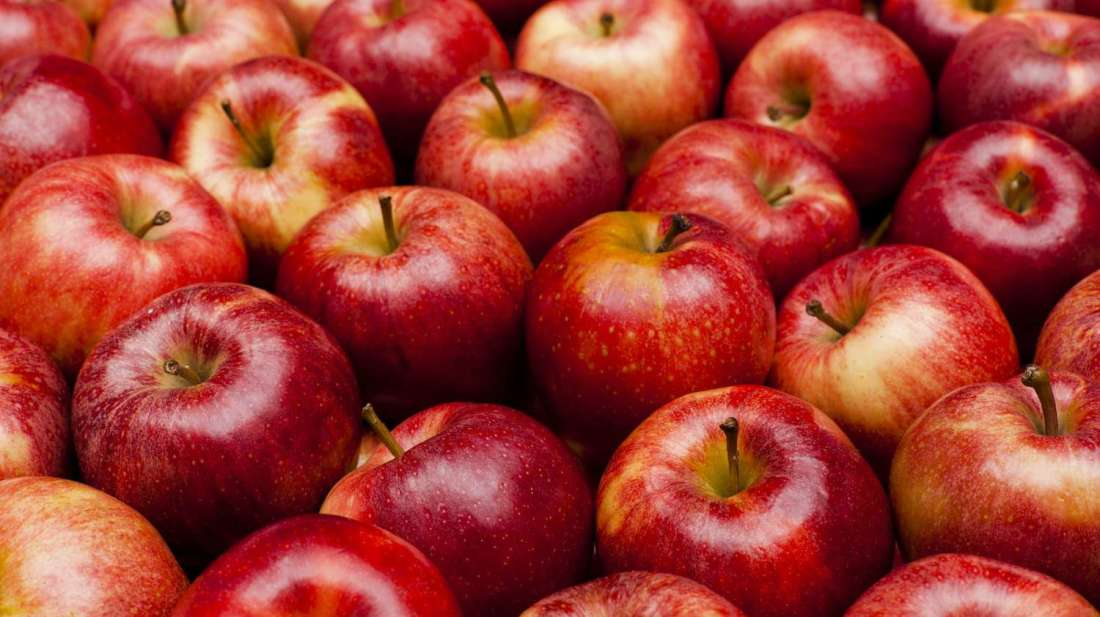
#> input picture dataset_Google/images/apple/00000010.jpg, 1100 x 617 px
$ python contours.py --image ../../dataset_Google/images/apple/00000010.jpg   (older library calls are emulated)
#> lines starting #> are read from the running program, lines starting #| are printed output that depends on the picture; after the words box and inside, x2 and y2 are one past the last pixel; in counts of white or black regions, pixels touching at a corner belong together
import numpy as np
import argparse
import cv2

ap = argparse.ArgumentParser()
ap.add_argument("-i", "--image", required = True, help = "Path to the image")
args = vars(ap.parse_args())

image = cv2.imread(args["image"])
#> image is the input picture: shape (617, 1100, 3); mean B, G, R 52.3, 62.3, 166.1
gray = cv2.cvtColor(image, cv2.COLOR_BGR2GRAY)
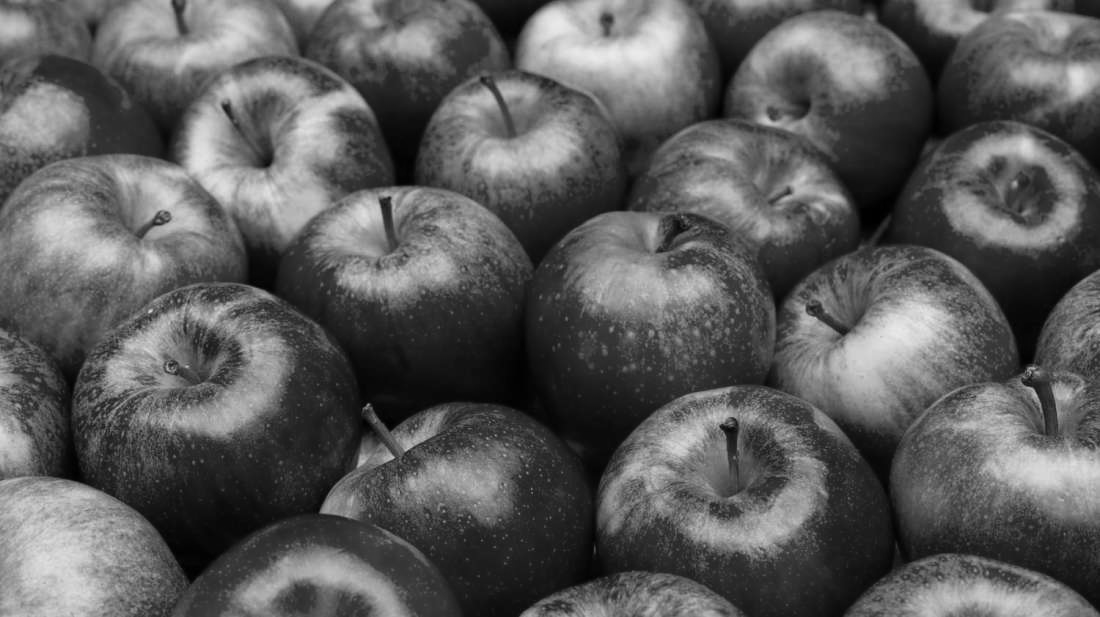
#> gray: shape (617, 1100); min 0, max 235, mean 92.2
blurred = cv2.GaussianBlur(gray, (11, 11), 0)
cv2.imshow("Image", image)

edged = cv2.Canny(blurred, 30, 150)
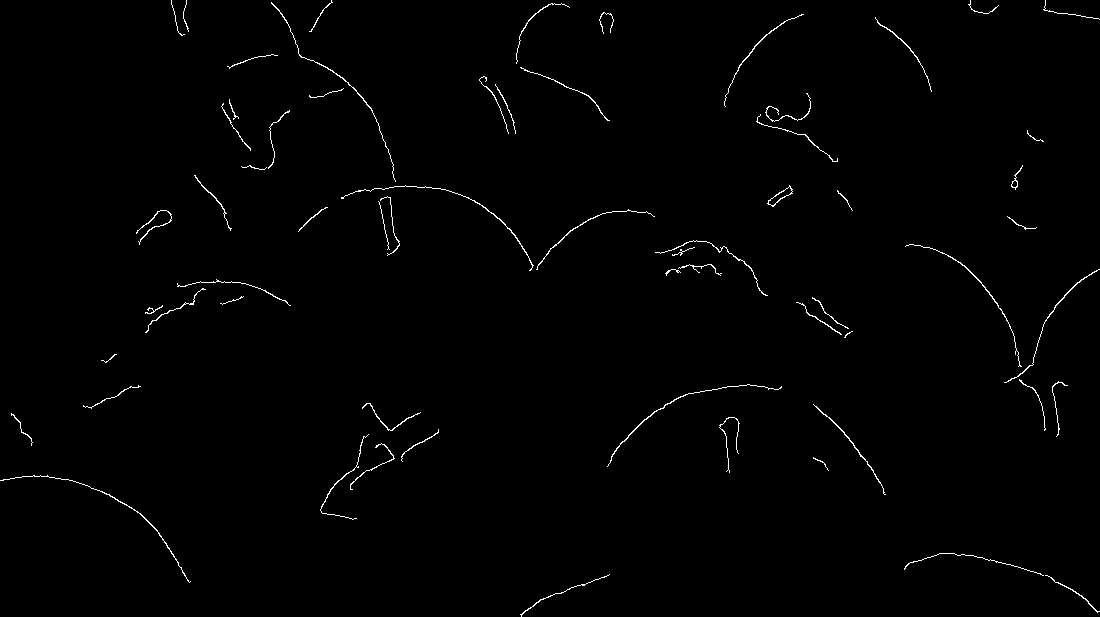
#> edged: shape (617, 1100); 0.86% white in thin lines or dots
cv2.imshow("Edges", edged)

(_, it, _) = cv2.findContours(edged.copy(), cv2.RETR_EXTERNAL, cv2.CHAIN_APPROX_SIMPLE)
#> it = 63 contours, 34 with area under 20; largest, box (x1, y1, x2, y2) and area: (767, 185, 793, 207) 170, (813, 404, 886, 495) 60, (0, 475, 191, 583) 58, (607, 384, 782, 467) 58, (271, 2, 396, 182) 57

print("I count {} items in this image".format(len(it)))
#| I count 63 items in this image

items = image.copy()
cv2.drawContours(items, it, -1, (0, 255, 0), 2)
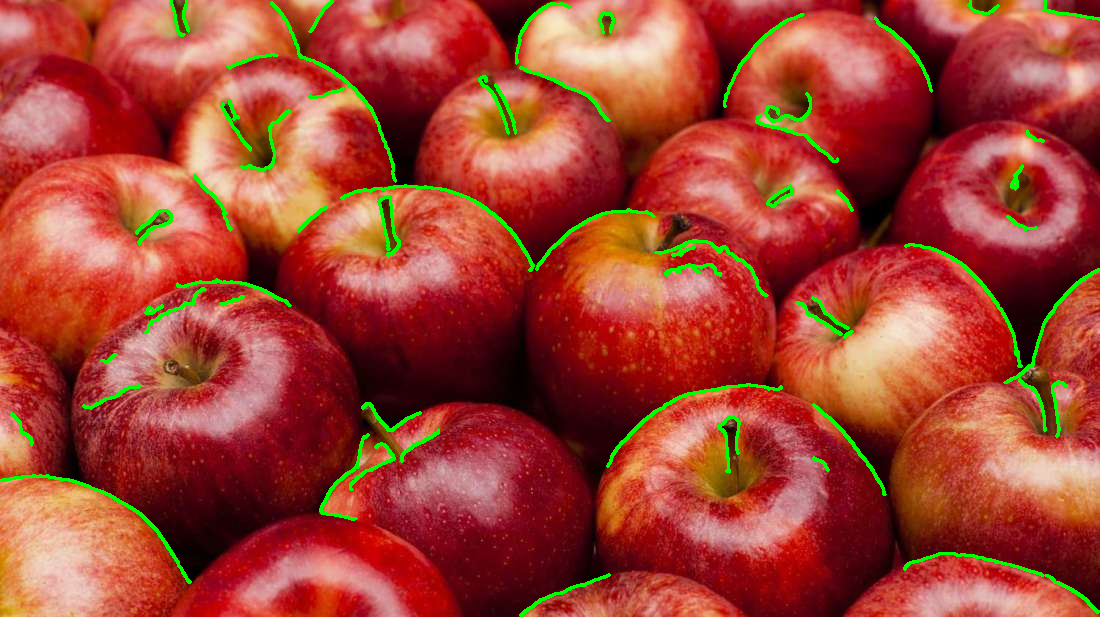
#> items: shape (617, 1100, 3); 2.8% of pixels changed, all inside (x1, y1, x2, y2) = (0, 0, 1100, 617)
cv2.imshow("Items", items)
cv2.waitKey(0)

for (i, c) in enumerate(it):
	(x, y, w, h) = cv2.boundingRect(c)

	print("Items #{}".format(i + 1))
	items = image[y:y + h, x:x + w]
	cv2.imshow("Items", items)

	mask = np.zeros(image.shape[:2], dtype = "uint8")
	((centerX, centerY), radius) = cv2.minEnclosingCircle(c)
	cv2.circle(mask, (int(centerX), int(centerY)), int(radius),255, -1)
	mask = mask[y:y + h, x:x + w]
	cv2.imshow("Masked Items", cv2.bitwise_and(items, items, mask =mask))
	cv2.waitKey(0)
#> this loop made 63 passes
#> (x, y, w, h, centerX, centerY, radius) on passes 1 to 12: (1045, 575, 55, 38, 1072, 593, 32.45), (520, 574, 90, 43, 564.5, 594, 48.79), (904, 553, 140, 23, 973.5, 571.5, 69.59), (0, 475, 191, 108, 95, 530.5, 107.6), (813, 457, 16, 14, 820.5, 463.5, 9.92), (350, 443, 45, 47, 367.4, 466.8, 28.2), (320, 434, 49, 86, 345.7, 473.9, 45.71), (401, 429, 38, 33, 419.5, 444.5, 24.14), (719, 417, 21, 56, 731, 444.5, 27.62), (11, 413, 22, 33, 21, 429, 18.87), (813, 404, 73, 91, 849, 449, 57.63), (362, 403, 59, 28, 391, 409.5, 29.11)
#| Items #1
#| Items #2
#| Items #3
#| Items #4
#| Items #5
#| Items #6
#| Items #7
#| Items #8
#> (further printed lines are left out)
#> pass 1, `items = image[y:y + h, x:x + w]`:
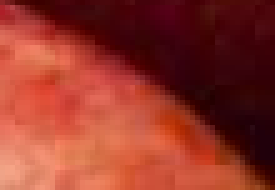
#> items: shape (38, 55, 3) (shown 5 times larger); mean B, G, R 41.3, 53, 145
#> pass 1, `mask = mask[y:y + h, x:x + w]`:
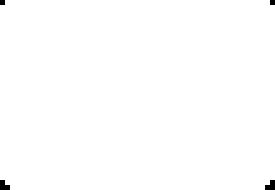
#> mask: shape (38, 55) (shown 5 times larger); 99.6% white; black in thin lines or dots
#> pass 1, `cv2.imshow("Masked Items", cv2.bitwise_and(items, items, mask =mask))`:
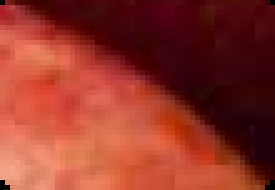
#> window 'Masked Items': shape (38, 55, 3) (shown 5 times larger); mean B, G, R 41.2, 52.7, 144.4
#> pass 2, `items = image[y:y + h, x:x + w]`:
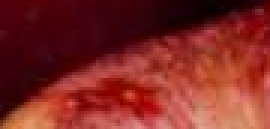
#> items: shape (43, 90, 3) (shown 3 times larger); mean B, G, R 35.7, 40.2, 127.3

$ run again, on dataset_Google/images/apple/00000042.jpg
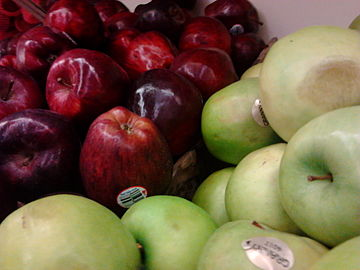
#> input picture dataset_Google/images/apple/00000042.jpg, 360 x 270 px
#> image is the input picture: shape (270, 360, 3); mean B, G, R 68.1, 92.8, 115.5
#> `edged = cv2.Canny(blurred, 30, 150)`:
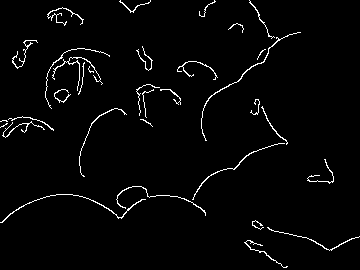
#> edged: shape (270, 360); 2.5% white in thin lines or dots
#> it = 33 contours, 21 with area under 20; largest, box (x1, y1, x2, y2) and area: (201, 32, 301, 141) 54, (0, 194, 146, 223) 50, (192, 143, 285, 200) 35, (116, 186, 206, 216) 29, (52, 57, 103, 91) 28
#| I count 33 items in this image
#> the loop `for (i, c) in enumerate(it):` made 33 passes
#> (x, y, w, h, centerX, centerY, radius) on passes 1 to 8: (244, 240, 44, 28, 265.5, 254, 24.62), (267, 227, 93, 24, 313, 231.5, 46.22), (252, 220, 12, 10, 257.5, 224, 6.27), (0, 194, 146, 29, 72.5, 210.5, 73.41), (116, 186, 90, 30, 160.5, 207, 45.21), (307, 159, 27, 25, 320.3, 173.2, 14.94), (192, 143, 93, 57, 238, 171, 53.85), (0, 123, 8, 5, 3.5, 125, 4.03)
#> (printed output is left out)
#> pass 2, `items = image[y:y + h, x:x + w]`:
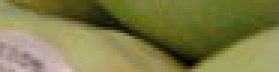
#> items: shape (24, 93, 3) (shown 3 times larger); mean B, G, R 70.8, 123.3, 125.8

$ run again, on dataset_Google/images/apple/00000069.jpg
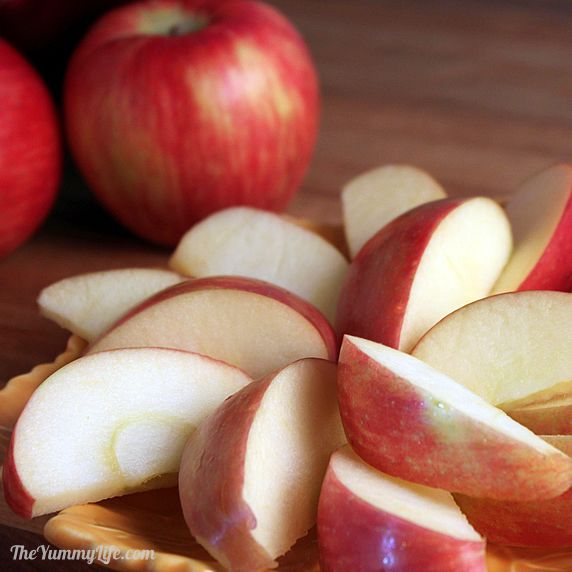
#> input picture dataset_Google/images/apple/00000069.jpg, 572 x 572 px
#> image is the input picture: shape (572, 572, 3); mean B, G, R 89.8, 104.6, 157.6
#> `edged = cv2.Canny(blurred, 30, 150)`:
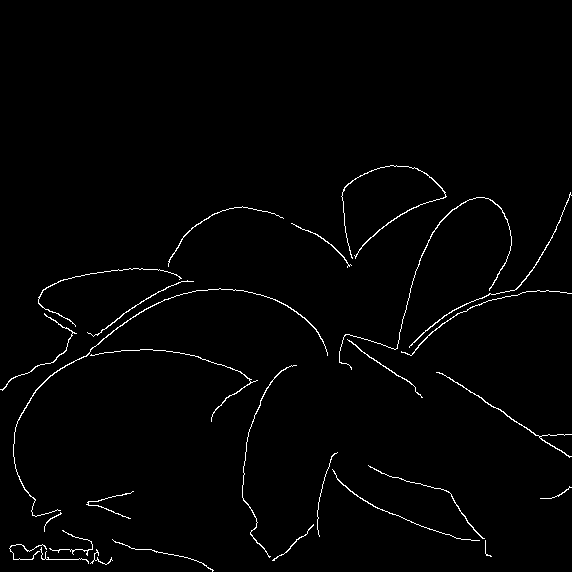
#> edged: shape (572, 572); 1.5% white in thin lines or dots, all inside (x1, y1, x2, y2) = (0, 165, 572, 572)
#> it = 27 contours, 10 with area under 20; largest, box (x1, y1, x2, y2) and area: (13, 288, 328, 517) 146, (341, 165, 447, 259) 82, (409, 192, 572, 348) 80, (436, 372, 572, 458) 72, (339, 197, 512, 370) 70
#| I count 27 items in this image
#> the loop `for (i, c) in enumerate(it):` made 27 passes
#> (x, y, w, h, centerX, centerY, radius) on passes 1 to 8: (90, 549, 23, 16, 100.7, 559.3, 11.32), (40, 547, 49, 17, 64, 556, 25), (9, 544, 38, 16, 27.5, 548.5, 18.51), (485, 540, 7, 17, 488, 548, 8.54), (112, 539, 102, 33, 162.5, 554.5, 52.83), (49, 530, 44, 26, 70.55, 546.5, 21.6), (272, 524, 42, 37, 292.5, 542, 27.28), (44, 512, 18, 20, 52, 521.5, 12.42)
#> (printed output is left out)
#> after the loop `for (i, c) in enumerate(it):`:
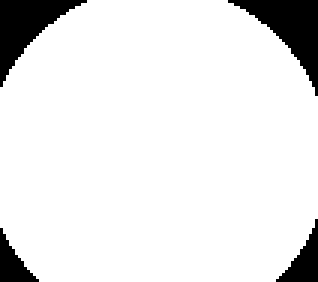
#> mask: shape (94, 106) (shown 3 times larger); 90.5% white; 4 black regions, box (x1, y1, x2, y2) and area: (76, 0, 106, 32) 370, (0, 0, 29, 29) 338, (92, 73, 106, 94) 131, (0, 76, 13, 94) 110

$ run again, on dataset_Google/images/apple/00000083.jpg
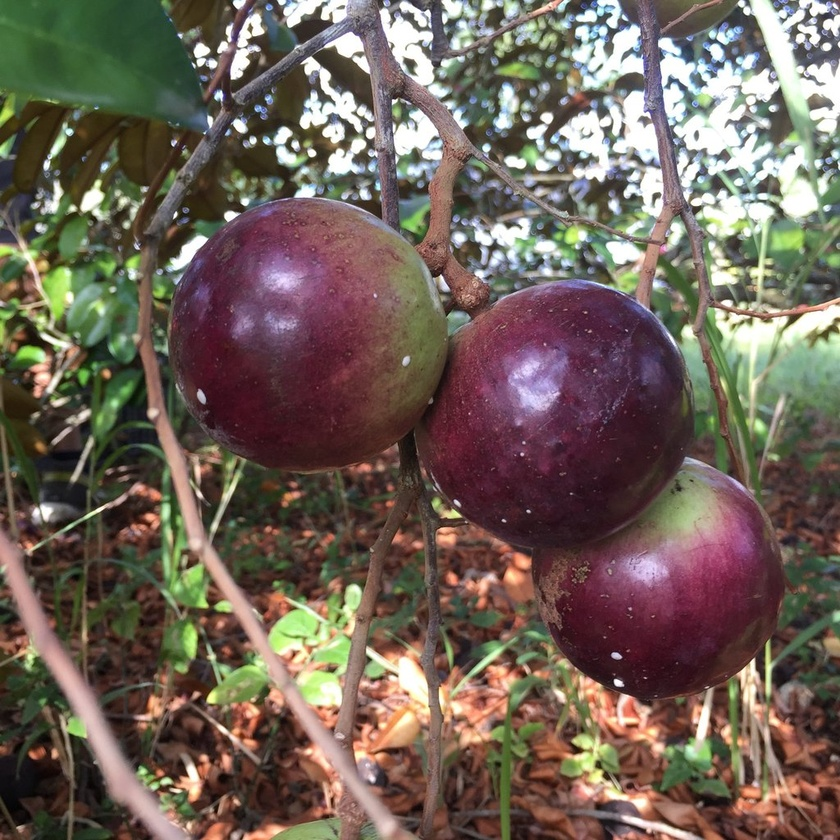
#> input picture dataset_Google/images/apple/00000083.jpg, 840 x 840 px, shrunk from 1024 x 1024 before the run
#> image is the input picture: shape (840, 840, 3); mean B, G, R 88.2, 98.6, 112.4
#> edged: shape (840, 840); 5.4% white in thin lines or dots
#> it = 849 contours, 706 with area under 20; largest, box (x1, y1, x2, y2) and area: (163, 235, 208, 272) 600, (43, 113, 74, 173) 416, (807, 93, 834, 111) 309, (432, 497, 463, 519) 266, (687, 173, 737, 207) 244
#| I count 849 items in this image
#> `cv2.drawContours(items, it, -1, (0, 255, 0), 2)`:
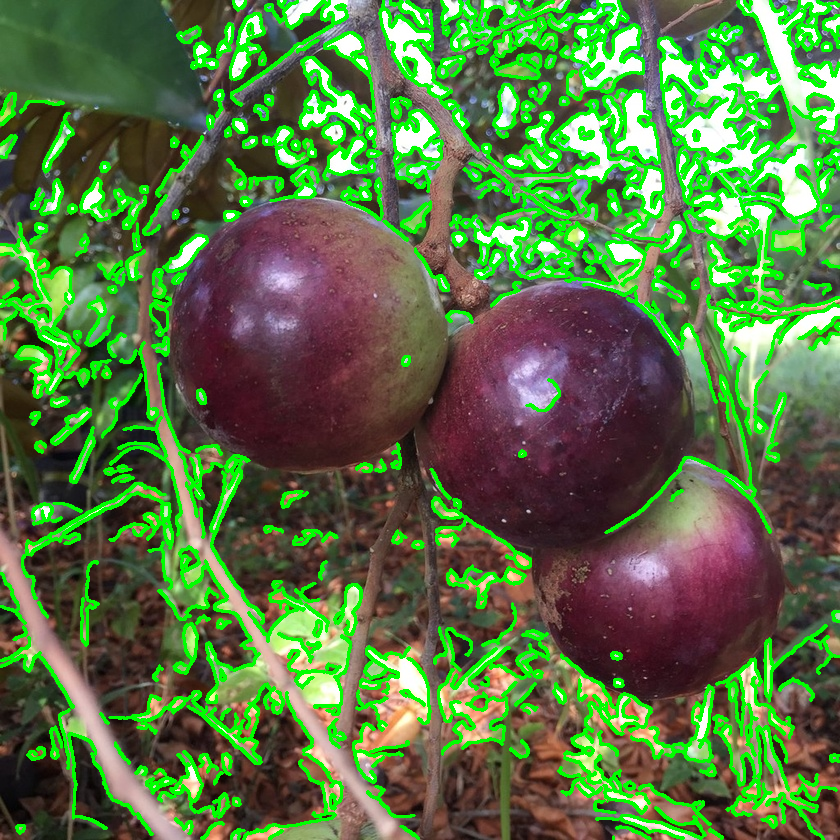
#> items: shape (840, 840, 3); 17.22% of pixels changed, all inside (x1, y1, x2, y2) = (0, 0, 840, 840)
#> the loop `for (i, c) in enumerate(it):` made 849 passes
#> (x, y, w, h, centerX, centerY, radius) on passes 2 to 4: (238, 835, 2, 5, 238.5, 837, 2.06), (243, 834, 4, 6, 244.5, 836.5, 2.92), (269, 830, 14, 10, 275.5, 834.5, 7.38)
#> (printed output is left out)
